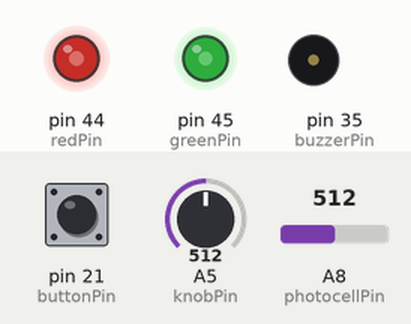
This sketch was run on a simulated Arduino Mega 2560, built with avr-gcc and run on an emulated ATmega2560. On the bench: output pins drawn as LEDs (lit = HIGH), buzzer (waves = sounding). The inputs (shaded band) are chosen by the test bench; at power-on: A5 (knobPin) = 512, A8 (photocellPin) = 512, pin 21 (buttonPin) HIGH.

Above: at 1.2 s.
1.3 s: A5 (knobPin) set to 716
At 2.2 s:
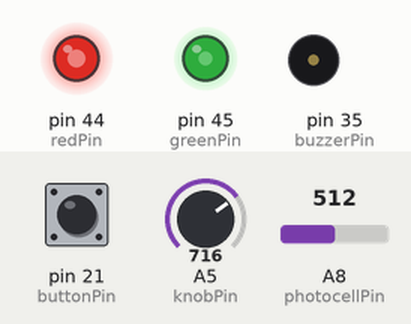
2.8 s: A8 (photocellPin) set to 716
At 3.4 s:
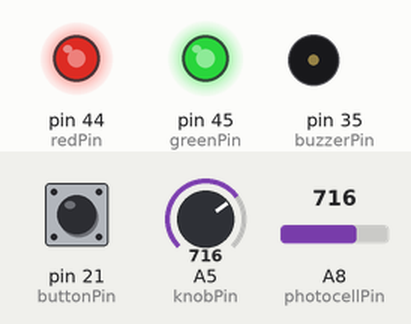
4.3 s: pin 21 (buttonPin) pulled LOW for 0.15 s
At 4.37 s:
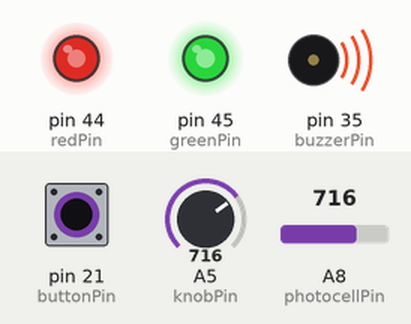
5.9 s: A5 (knobPin) set to 900
At 6.9 s:
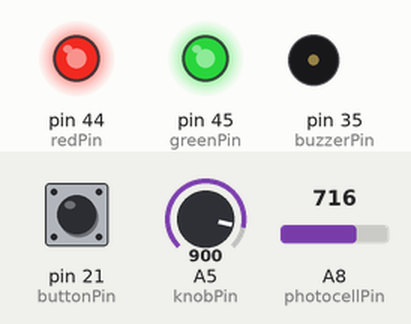
7.4 s: A8 (photocellPin) set to 511
At 8.1 s:
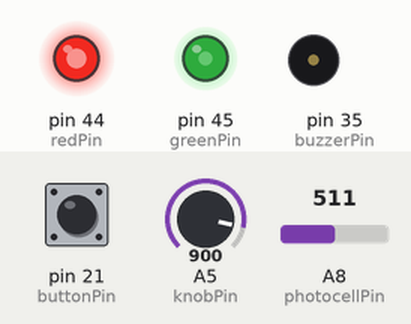
8.9 s: pin 21 (buttonPin) pulled LOW for 1 s
At 9.2 s:
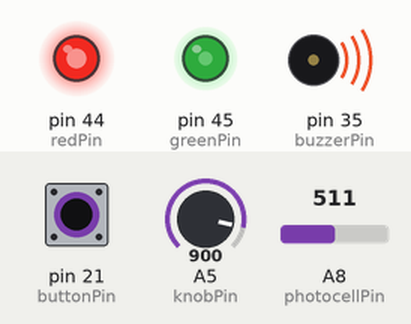
Timing chart, 0 to 11.9 s (numbered marks = the images above; inputs shaded):
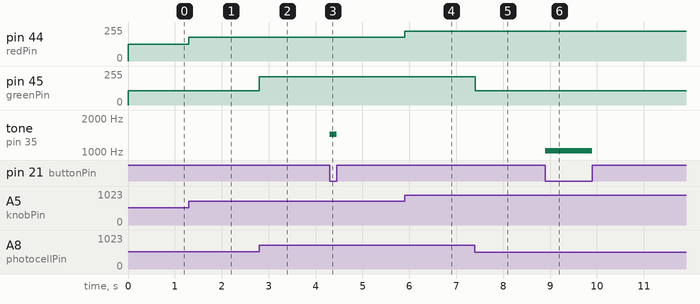

The sketch:

Theremin.ino
```cpp
//#include <NewPing.h>

int knobPin = A5;
int photocellPin = A8;
int redPin = 44;
int greenPin = 45;
int buzzerPin = 35;
int buttonPin = 21;

//NewPing sonar(A13, A14, 100);


void setup() {

//  pinMode(A12, OUTPUT);
//  pinMode(A15, OUTPUT);
//  digitalWrite(A12, HIGH);
//  digitalWrite(A15, LOW);

  pinMode(redPin, OUTPUT);
  pinMode(knobPin, INPUT);
  pinMode(photocellPin, INPUT);

  pinMode(buzzerPin, OUTPUT);
  pinMode(buttonPin, INPUT);

  Serial.begin(115200);

}

void loop() {

  //int pingTime = sonar.ping();

  int knobLevel = analogRead(knobPin);
  int photoLevel = analogRead(photocellPin);

  analogWrite(redPin, map(knobLevel, 0, 1023, 0, 255));
  analogWrite(greenPin, constrain(map(photoLevel, 300, 800, 0, 255), 0, 255));

  //Serial.println(pingTime / US_ROUNDTRIP_CM);
  if(!digitalRead(buttonPin)) {
    tone(buzzerPin, photoLevel*2);
  } else {
    noTone(buzzerPin);

  }

//  delay(1);

}
```

Measured:
- after the input at 1.3 s, pin 44 (redPin): 127/255 → 178/255 at once
- after the input at 2.8 s, pin 45 (greenPin): 108/255 → 212/255 at once
- after the input at 4.3 s, tone on pin 35 (buzzerPin): silent → 1432 Hz at once, → silent 0.15 s later
- after the input at 5.9 s, pin 44 (redPin): 178/255 → 224/255 at once
- after the input at 7.4 s, pin 45 (greenPin): 212/255 → 107/255 at once
- after the input at 8.9 s, tone on pin 35 (buzzerPin): silent → 1022 Hz at once, → silent 1.0 s later
